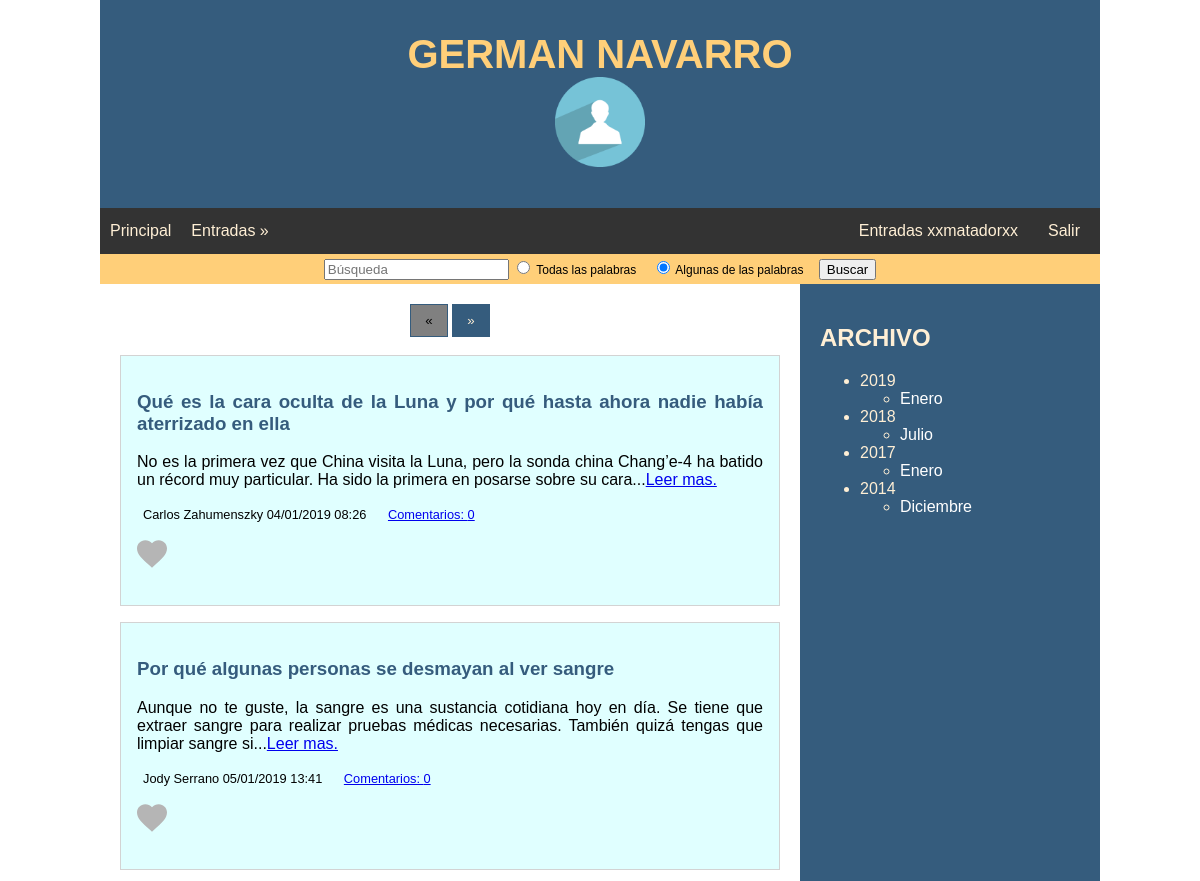
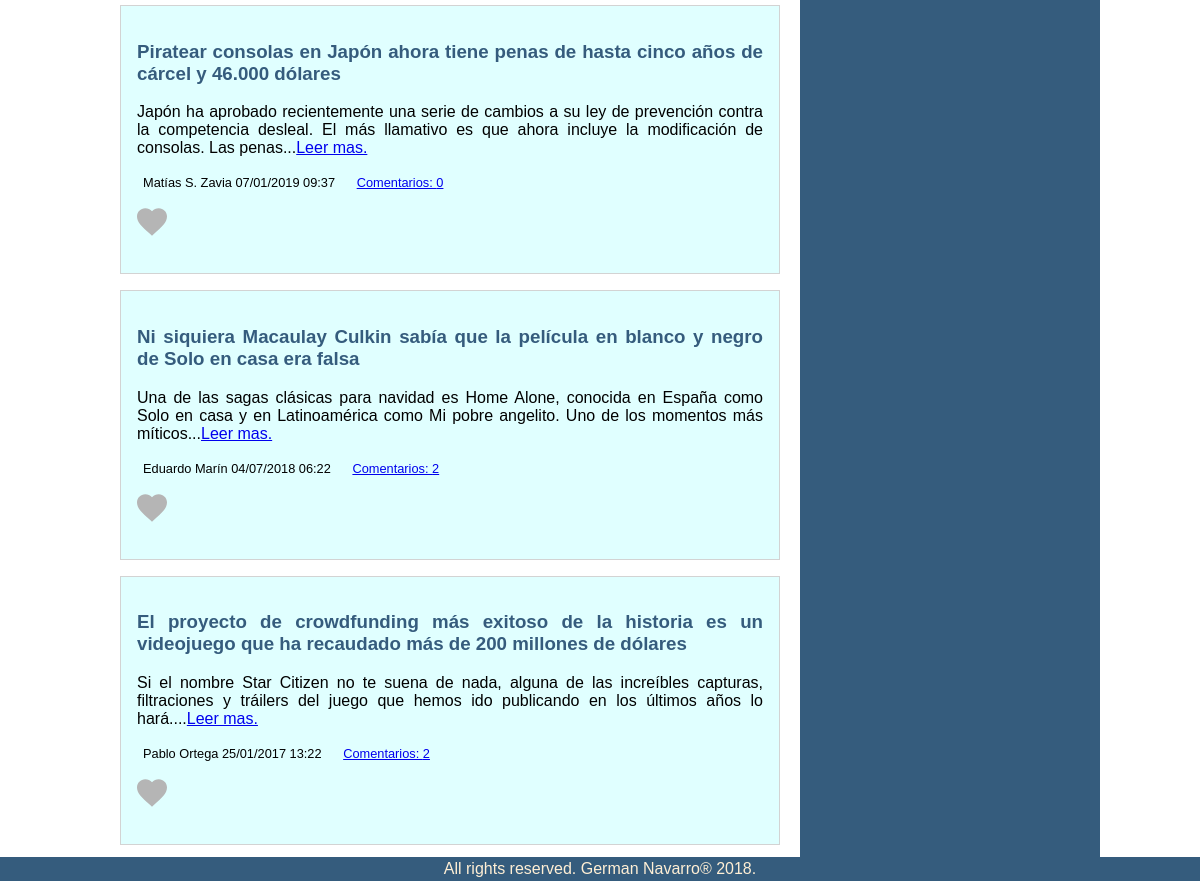
/ (signed in), run on the app's committed database (2 pictures, top to bottom).
### tables this page shows
create table IF NOT EXISTS entrada(
	`id` int AUTO_INCREMENT,
	`titulo` VARCHAR(250) not null,
	`texto` TEXT(65000) not null,
	`fechaHora` TIMESTAMP,
	`idUsuario` INT,
	PRIMARY KEY (id),
	FOREIGN KEY FK_idUsuario_idEntrada (idUsuario) REFERENCES usuario(id)
);

create table IF NOT EXISTS usuario(
	`id` int AUTO_INCREMENT,
	`nombre` VARCHAR(100) not null,
	`usuario` VARCHAR(40) not null,
	`ubicacionFoto` VARCHAR(240) null,
	`pass` VARCHAR(256),
	PRIMARY KEY (id)
);

### direcciones.inc.php (called while the page is built, shortened)
<?php
$raiz = "./";
$principal = "./";
$login = "./login.php";
$todo = "principal.php?accion=todosLasEntradas";
?>

### funciones.php (called while the page is built, shortened)
<?php
function conectarDB(){
	try {
		$dsn = "mysql:host=localhost;dbname=blogdwes;charset=utf8";
		$dbh = new PDO($dsn, 'root');
	} catch (PDOException $e){
		print "Error de Conexión: ".$e->getMessage();
	}
	return $dbh;
}
function consultaNickUsuarioDB($idUsuario){
	$conexion = conectarDB();
	$sql = "SELECT usuario from usuario WHERE id=?";
	$consultaUsuario = $conexion->prepare($sql);
	$consultaUsuario->bindParam(1, $idUsuario);
	$consultaUsuario->execute();
	while($reg = $consultaUsuario->fetch()){
		$usuario = $reg['usuario'];
	}
	return $usuario;
}
function consultaIdUsuarioDBporNick($nick){
	$conexion = conectarDB();
	$sql = "SELECT id from usuario WHERE usuario=?";
	$consultaIdUsuario = $conexion->prepare($sql);
	$consultaIdUsuario->bindParam(1, $nick);
	$consultaIdUsuario->execute();
	while($reg = $consultaIdUsuario->fetch()){
		$idUsuario = $reg['id'];
	}
	return $idUsuario;
}
function consultaIdUsuarioDB($idEntrada){
	$conexion = conectarDB();
	$sql = "SELECT idUsuario FROM entrada WHERE id =?";
	$consultaUsuario = $conexion->prepare($sql);
	$consultaUsuario->bindParam(1, $idEntrada);
	$consultaUsuario->execute();
	while($reg = $consultaUsuario->fetch()){
		$idUsuario = $reg['idUsuario'];
	}
	return $idUsuario;
}
function consultaComentariosDB($idEntrada){
	$conexion = conectarDB();
	$sql = "SELECT c.id  , c.texto , c.idUsuario  , c.fechaHora as fh  FROM comentario c, entrada e WHERE e.id=c.idEntrada AND c.idEntrada=?";
	$consultaComentario = $conexion->prepare($sql);
	$consultaComentario->bindParam(1, $idEntrada);
	$consultaComentario->execute();
	$comentarioArr = array();
	while ($comentario = $consultaComentario->fetch()){
		$idComentario = $comentario['id'];
		$textoComent = $comentario['texto'];
		$fhComent = $comentario['fh'];
		$idUsuario = $comentario['idUsuario'];
		$comentario = new Comentario($idComentario, $idEntrada, $fhComent,  consultaNickUsuarioDB($idUsuario), $textoComent);
		$comentarioArr[] = $comentario;
	}
	return $comentarioArr;
}
function dateTime($fechaHora){
	$anyo = substr($fechaHora,0,4);
	$mes = substr($fechaHora,5,2);
	$dia = substr($fechaHora,8,2);
	$hora = substr($fechaHora,11,2);
	$min = substr($fechaHora,14,2);
	return $dia."/".$mes."/".$anyo." ".$hora.":".$min;
}
function favoritoLeer($idEntrada, $idUsuario){
	$idUsuario = consultaIdUsuarioDBporNick($_SESSION['usuario']);
	$conexion = conectarDB();
	$sql = "SELECT id FROM favoritos WHERE idEntrada=? and idUsuario=?";
	$consulta  = $conexion->prepare($sql);
	$consulta->bindParam(1, $idEntrada);
	$consulta->bindParam(2, $idUsuario);
	$consulta->execute();
	$res =$consulta->rowCount();
	if($res>0){
		return true;
	}else{
		return false;
	}
}
function month($month){
	switch($month){
		case 1:  return "Enero";break;
		case 7:  return "Julio";break;
		case 12:  return "Diciembre";break;
	}
}
function readUnaEntradaDB($idEntrada){
	$conexion = conectarDB();
	$sql = "SELECT e.id, e.titulo, e.texto, e.fechaHora, u.nombre FROM entrada e, usuario u WHERE e.idUsuario=u.id and e.id=?";
	$consultaEntrada = $conexion->prepare($sql);
	$consultaEntrada->bindParam(1, $idEntrada);
	$consultaEntrada->execute();
	while ($registro = $consultaEntrada->fetch()) {
		$idEntrada = $registro['id'];
		$fh = $registro['fechaHora'];
		$titulo = $registro['titulo'];
		$usuario = $registro['nombre'];
		$texto = $registro['texto'];
		$entrada = new Entrada ($idEntrada, $fh, $titulo, $usuario, $texto, consultaComentariosDB($idEntrada));
	}
	return $entrada;
}
?>

### Entrada.class.php (the view, shortened to what this page needs)
<?php
Class Entrada{
	private $idEntrada;
	private $fechaHora;
	private $titulo;
	private $usuario;
	private $texto;
	private $comentario = array();
	public function __construct($idEntrada, $fechaHora, $titulo, $usuario, $texto, $comentario=array()){
		$this->idEntrada = $idEntrada;
		$this->fechaHora = $fechaHora;
		$this->titulo = $titulo;
		$this->usuario = $usuario;
		$this->texto = $texto;
		$this->comentario = $comentario;
	}
	public function imprimirEntradaResumida(){
		$textoString = "<article><h3><a href=\"principal.php?idEntrada=$this->idEntrada&amp;accion=mostrar\">$this->titulo</a></h3>";
		$textoEntrada = explode(' ', $this->texto);
		$textoEntrada = array_slice($textoEntrada,0,30);
		$textoEntrada = implode(' ', $textoEntrada);
		$textoString .= "<p>$textoEntrada";
		$textoString .= "...<a href=\"./principal.php?idEntrada=$this->idEntrada&amp;accion=mostrar\">Leer mas.</a></p>";
		$textoString .= '<div><div> '.$this->_mostrarUsuarioFechaHora().'</div><div> <a href="./principal.php?idEntrada='.$this->idEntrada.'&amp;accion=mostrarComentario">Comentarios: '.$this->_contadorComentarios().'</a></div></div><br>';
		$textoString .= $this->_mostrarEditarBorrarEntrada();
		$textoString .= "</article>";
		return $textoString;
	}
	public function _mostrarUsuarioFechaHora(){
		return $this->usuario.' ' . dateTime($this->fechaHora);
	}
	public function _contadorComentarios(){
		$comments  =$this->comentario ;
		if($comments>0)
			return sizeof($comments);
		else
			return 0;
	}
	public function _mostrarEditarBorrarEntrada(){
		$texto = "";
		$idUsuario = consultaIdUsuarioDB($this->idEntrada);
		$nickUsuarioObjetoEntrada = consultaNickUsuarioDB($idUsuario);
		if(isset($_SESSION['usuario'])){
			if(favoritoLeer($this->idEntrada, $idUsuario)){
				$heart = "images/redHeart.svg";
				$link = "principal.php?idEntrada=$this->idEntrada&amp;idUsuario=$idUsuario&amp;accion=favoritoQuitar";
			}else{
				$heart = "images/grayHeart.svg";
				$link = "principal.php?idEntrada=$this->idEntrada&amp;idUsuario=$idUsuario&amp;accion=favoritoGuardar";
			}
			$texto .= '<p><a href="'.$link.'"><img src="'.$heart.'" height="30" alt="Favorito" title="Favorito"></a></p>
		';
		}
		return $texto;
	}
}
?>

### index.php (shortened to what this page needs)
<?php
require_once 'funciones.php';
$conexion = conectarDB();
$sql =  'SELECT id FROM entrada ORDER BY id DESC ;';
$consulta  = $conexion->prepare($sql);
$consulta->execute();
$idArr = array();
while ($registro = $consulta->fetch(PDO::FETCH_ASSOC)) {
	$idArr[] = $registro['id'];
}
$j = 0;
$h = 0;
$group = array();
$INTERVAL = 4;
for($i=0; $i<count($idArr); $i++){
	$group[$j][$h] = $idArr[$i];
	if($h === $INTERVAL){
		$j++;
		$h=0;
	}
	$h++;
}
?>
<!DOCTYPE html>
<html lang="es">
	<head>
		<?php require 'HTMLheadTag.inc.php'; ?>
	</head>
	<body>
		<?php include "HTMLheader.inc.php";?>
		<?php include "HTMLsearch.inc.php";?>
		<section class="main">
			<section class="principal center">
				<form action="<?php print $_SERVER['PHP_SELF'] ?>" method="post">
					<input type="submit" name="prev" value="&laquo;" class="pagina" <?php if($_SESSION['id']==0) print "disabled";?>>
					<input type="submit" name="next" value="&raquo;" class="pagina" <?php if($_SESSION['id'] == $_SESSION['groupSize']-1) print "disabled";?> >
				</form>
				<br>
				<?php
				foreach($group[$_SESSION['id']] as $id){
					$entrada = readUnaEntradaDB($id);
					print $entrada->imprimirEntradaResumida();
				}
				?>
			</section>
			<?php include 'HTMLarchive.inc.php';?>
		</section>
		<?php include "HTMLfooter.inc.php";?>
	</body>
</html>

### HTMLheadTag.inc.php
<?php
print <<<HERE
 	<meta http-equiv="Content-Type" content="text/html; charset=utf-8">
    <meta name="viewport" content="width=device-width, initial-scale=1">
    <link rel="stylesheet" type="text/css" href="css/style.css" />
    <link href="images/favicon.ico" rel="icon" type="image/x-icon" />
HERE;
?>

### HTMLheader.inc.php (shortened to what this page needs)
<?php
require_once "direcciones.inc.php";
if(isset($_SESSION['usuario'])){
	$usuario = $_SESSION['usuario'];
	$show = "hidden";
	$show2 = "visible";
}else{
	$show2 = "hidden";
	$show = "visible";
}
if(isset($_SESSION['usuario']))
	$mostrarUsuario = $usuario;
else
	$mostrarUsuario ="";
$local = $_SERVER["PHP_SELF"];
function ubicacionFoto(){
	$idUsuario = consultaIdUsuarioDBporNick($_SESSION['usuario']);
	$conexion = conectarDB();
	$sql = ('SELECT ubicacionFoto FROM usuario WHERE id=?');
	$consulta = $conexion->prepare($sql);
	$consulta->bindParam(1,$idUsuario);
	$consulta->execute();
	$r = $consulta->fetch();
	return $r['ubicacionFoto'];
}
if(isset($_SESSION['usuario']))
	$foto = ubicacionFoto();
if(!isset($foto)){
	$foto="img/default.jpg";
}
print <<<HERE
<header>
    <section class="header">
	<a href="$raiz">GERMAN NAVARRO</a><br>
				<img src="$foto" alt="Foto de perfil" title="Foto de perfil" height="50" >
	</section>
    <div class="menu">
        <a href="$principal">Principal</a>
        <div class="$show2">
        <div class="menuEntrada">
            <a href="$todo">Entradas »</a>
            <div class="opcionesMenuEntrada">
                <a href="$crear">Crear Entrada</a>
                <a href="$borrar">Borrar Entrada</a>
                <a href="$comentarios">Comentarios</a>
            </div>
        </div>
        </div>
        <div class="$show"><a href="$registro" >Registro</a></div>
        <div class="$show"><a href="$login" >Login</a></div>
        <div class="$show2 fright">
		  <form action="$local" method="post" >
		  <button id="salir" type="submit" name="logout" >Salir</button></form></div>
 <div  class="$show2 fright"><a href="$login" class="$show2 ">Entradas $mostrarUsuario</a></div>
HERE;
print '<div style="float:right;color:white;font-weight:500;padding:10px;">';
print '</div></div></header>';
?>

### HTMLsearch.inc.php
<?php
print '
<section class="search">
                <form action="principal.php" method="post">
                    <input type="search" name="datosBusqueda" placeholder="Búsqueda">
                    <input id="allWords" type="radio" name="tipoBusqueda" value="all">
                    <label for="allWords">Todas las palabras</label>&emsp;
                    <input id="someWords" type="radio" name="tipoBusqueda" value="any" checked>
                    <label for="someWords">Algunas de las palabras</label>&emsp;
                    <input type="submit" name="buscar" value="Buscar">
                </form>
            </section>
';
?>

### HTMLarchive.inc.php (shortened to what this page needs)
<?php
require_once 'funciones.php';
print <<<HERE
	<aside class="side">
	<h2>ARCHIVO</h2>
	<ul>
HERE;
	$conexion =  conectarDB();
	$sql="SELECT DISTINCT LEFT(fechaHora,4) as anyo from entrada ORDER BY fechaHora DESC;";
	$resultado=$conexion->prepare($sql);
	$resultado->execute();
	while($year = $resultado->fetch()){
		$anyo = $year['anyo'];
		$sql2="SELECT DISTINCT SUBSTR(fechaHora,6,2)fechaHora from entrada where fechaHora like '%$anyo%'";
		$resultado2=$conexion ->prepare($sql2);
		$resultado2->execute();
		print "<li>".$year['anyo'] ;
		while($month = $resultado2->fetch()){
			$mes = $month['fechaHora'];
			print "<ul ><li><a href=\"principal.php?year=$anyo&amp;month=$mes&amp;accion=archivo\">".month($mes)."</a></li></ul>";
		}
		print "</li>";
	}
print "</ul> </aside>";
?>

### HTMLfooter.inc.php
<?php
print <<<HERE
	<footer>
		<section class="footer">
			All rights reserved. German Navarro&reg; 2018.
		</section>
	</footer>
HERE;
?>

### css/style.css (style rules this page uses)
* { box-sizing: border-box; }
body { font-family: sans-serif; margin: 0 auto; max-width: 1000px; }
article { text-align: justify; border: 1px solid lightgray; margin-bottom: 1em; padding: 1em; background-color: lightcyan; }
article h3 a, h4 a, a h5 { text-decoration: none; color: #355C7D; }
#salir { font-size:inherit; overflow: hidden; background-color: #333; position: sticky; top: 0; color:papayawhip; border: none; padding: 14px 20px; text-align: center; text-decoration: none; }
article div { padding-right: 15px; padding-left: 3px; display: inline; font-size: 0.8rem; font-weight: 500; }
.header { flex-wrap: wrap; padding: 2rem; text-align: center; background:#355C7D; font-size: 2.5rem; font-weight: 600; }
.header img { height: 90px; }
.header a { text-decoration: none; color:#ffcf79; }
.center { text-align: center; }
.menu { overflow: hidden; background-color: #333; position: sticky; top: 0; }
.pagina { padding: 8px 14px; border: 1px solid #355C7D; background-color: #355C7D; color:papayawhip; }
.pagina:disabled { background-color: gray !important; color: black !important; }
.menu a { float: left; display: block; color: papayawhip; text-align: center; padding: 14px 10px; text-decoration: none; }
.main { display: flex; flex-wrap: wrap; }
.side { flex: 30%; background-color: #355C7D; padding: 20px; color:papayawhip; }
.side a { text-decoration: none; color:white; }
.principal { flex: 70%; background-color: white; padding: 20px; }
.footer { padding: 3px; color:papayawhip; position: fixed; left: 0; bottom: 0; width: 100%; background-color: #355C7D; text-align: center; }
.fright { float:right; }
.search { padding: 4px 12px; text-align: center; background-color:#ffcf79; font-size: 0.75em; }
.visible { display:inline; }

### data on the page
entrada: titulo "Qué es la cara oculta de la Luna y por qué hasta ahora nadie había aterrizado en ella", textoEntrada "No es la primera vez que China visita la Luna, pero la sonda china Chang’e-4 ha batido un récord muy particular. Ha sido la primera en posarse sobre su cara", $this->_mostrarUsuarioFechaHora() "Carlos Zahumenszky 04/01/2019 08:26", _contadorComentarios "0"
entrada: titulo "Por qué algunas personas se desmayan al ver sangre", textoEntrada "Aunque no te guste, la sangre es una sustancia cotidiana hoy en día. Se tiene que extraer sangre para realizar pruebas médicas necesarias. También quizá tengas que limpiar sangre si", $this->_mostrarUsuarioFechaHora() "Jody Serrano 05/01/2019 13:41", _contadorComentarios "0"
entrada: titulo "Piratear consolas en Japón ahora tiene penas de hasta cinco años de cárcel y 46.000 dólares", textoEntrada "Japón ha aprobado recientemente una serie de cambios a su ley de prevención contra la competencia desleal. El más llamativo es que ahora incluye la modificación de consolas. Las penas", $this->_mostrarUsuarioFechaHora() "Matías S. Zavia 07/01/2019 09:37", _contadorComentarios "0"
entrada: titulo "Ni siquiera Macaulay Culkin sabía que la película en blanco y negro de Solo en casa era falsa", textoEntrada "Una de las sagas clásicas para navidad es Home Alone, conocida en España como Solo en casa y en Latinoamérica como Mi pobre angelito. Uno de los momentos más míticos", $this->_mostrarUsuarioFechaHora() "Eduardo Marín 04/07/2018 06:22", _contadorComentarios "2"
entrada: titulo "El proyecto de crowdfunding más exitoso de la historia es un videojuego que ha recaudado más de 200 millones de dólares", textoEntrada "Si el nombre Star Citizen no te suena de nada, alguna de las increíbles capturas, filtraciones y tráilers del juego que hemos ido publicando en los últimos años lo hará.", $this->_mostrarUsuarioFechaHora() "Pablo Ortega 25/01/2017 13:22", _contadorComentarios "2"

### other printed values
$mostrarUsuario "xxmatadorxx"
$year['anyo'] "2019"
month($mes) "Enero"
$year['anyo'] "2018"
month($mes) "Julio"
$year['anyo'] "2017"
$year['anyo'] "2014"
month($mes) "Diciembre"
